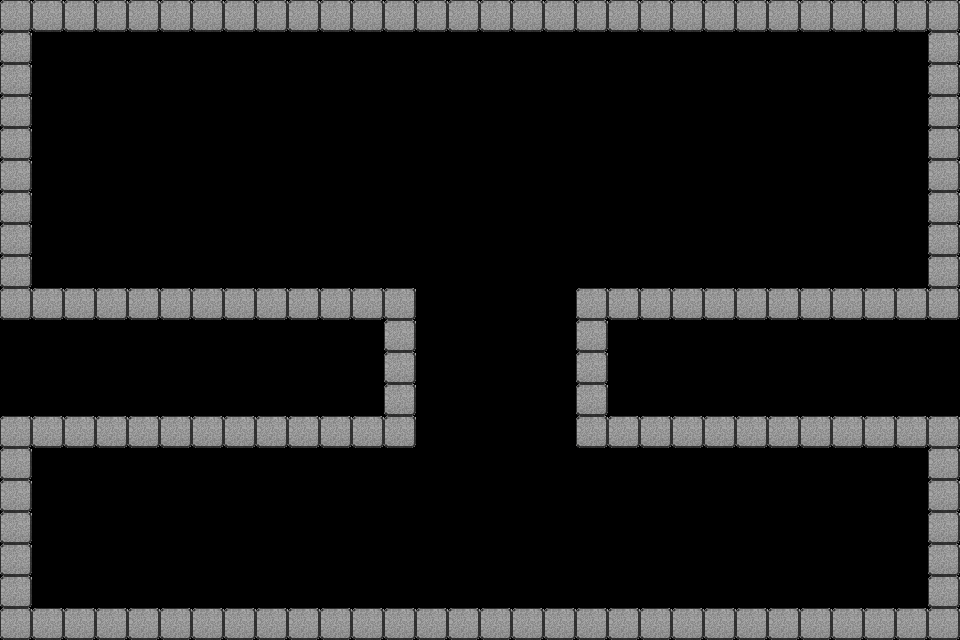

Rendered tile map (Tiled .tmx) drawn with the repository's tilesets; below, a short description and the map source with its tile grids summarised:
An orthogonal 30x20 tile map with 32x32 px tiles, 1 tile layer (Bricks), 2 tilesets and 19 objects (Goal, PlayerStart).

<map version="1.0" orientation="orthogonal" width="30" height="20" tilewidth="32" tileheight="32">
 <tileset firstgid="1" name="grayBrickTilesetWithSpikes" tilewidth="32" tileheight="32">
  <image source="grayBrickTilesetWithSpikes.png" width="96" height="96" />
 </tileset>
 <tileset firstgid="10" name="arrowsTileset" tilewidth="32" tileheight="32">
  <image source="arrowsTileset.png" width="128" height="160" />
 </tileset>
 <layer name="Bricks" width="30" height="20">
  <data>[600 cells, 142 non-empty, 1 distinct tile ids]</data>
 </layer>
 <objectgroup name="Collisions" width="30" height="20">
  <object x="0" y="0" width="32" height="320" />
  <object x="32" y="288" width="352" height="32" />
  <object x="32" y="0" width="896" height="32" />
  <object x="608" y="288" width="320" height="32" />
  <object x="384" y="288" width="32" height="160" />
  <object x="576" y="288" width="32" height="160" />
  <object x="0" y="416" width="384" height="32" />
  <object x="0" y="448" width="32" height="192" />
  <object x="32" y="608" width="896" height="32" />
  <object x="608" y="416" width="320" height="32" />
  <object x="928" y="416" width="32" height="224" />
  <object x="928" y="0" width="32" height="320" />
 </objectgroup>
 <objectgroup name="Game Objects" width="30" height="20">
  <object name="Goal" x="864" y="96" />
  <object name="PlayerStart" x="96" y="544" />
 </objectgroup>
 <objectgroup name="Collectibles" width="30" height="20" visible="0" />
 <objectgroup name="shooters" width="30" height="20">
  <object x="32" y="192">
   <properties>
    <property name="direction" value="facingRight" />
    <property name="speed" value="1" />
    <property name="wait" value="1" />
   </properties>
  </object>
  <object x="928" y="544">
   <properties>
    <property name="direction" value="facingLeft" />
    <property name="speed" value="1" />
    <property name="wait" value="1" />
   </properties>
  </object>
  <object x="704" y="32">
   <properties>
    <property name="direction" value="" />
    <property name="speed" value="1" />
    <property name="wait" value="1" />
   </properties>
  </object>
 </objectgroup>
 <objectgroup name="staticEnemies" width="30" height="20">
  <object x="448" y="128" />
  <object x="512" y="512" />
 </objectgroup>
</map>
